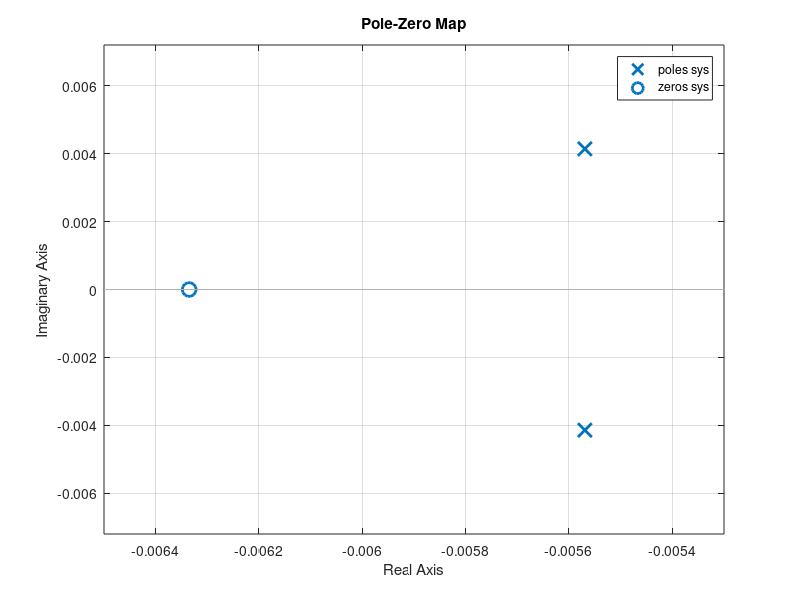

Reproduce this figure in MATLAB. (Note: this script raises an error after producing the figure.)
%% pz_map.m
% Pole-zero map (s-plane) of the CLOSED-LOOP transfer function T(s), using
% MATLAB's built-in pzmap. Every pole and zero gets a small label with its
% location. Saved as .fig and as a 500 dpi .png.
% REQUIRES: Control System Toolbox (R2016b or newer)

clear; close all; clc;

%% ===================== USER INPUT =====================

% --- PI controller gains ---
Kp = 0.022257;
Ki = 0.000141;

% --- Closed-loop transfer function (unity negative feedback) ---
%   T(s) = 96.7*(Kp*s + Ki) / ( 283*s^2 + (1 + 96.7*Kp)*s + 96.7*Ki )
num = 96.7 * [Kp Ki];                            % numerator
den = [283, 1 + 96.7*Kp, 96.7*Ki];               % denominator

% --- Figure name (no extension) ---
fname_pzmap = 'pole_zero_locations';

dpi = 500;

% --- Figure adjustments ---
lwAdd   = 0.75;   % line width added to the default (pt)
fsAdd   = 1;      % font size added to the default (pt)
yPad    = 0.08;   % extra vertical spacing: 8% of the axis range above and below
lblGap  = 0.04;   % distance between marker and label (fraction of y-range)

%% ===================== SYSTEM =====================
sys = tf(num, den);
pol = pole(sys);
zer = zero(sys);

disp('Closed-loop poles:');  disp(pol);
disp('Closed-loop zeros:');  disp(zer);

%% ===================== POLE-ZERO MAP =====================
hfig = figure;
pzmap(sys);
grid on
styleFigure(hfig, lwAdd, fsAdd);                 % thicker lines, larger text

% --- labels next to every pole and zero ---
ax  = visibleAxes(hfig);  ax = ax(1);
pts = [pol(:); zer(:)];
gap = lblGap * diff(ax.YLim);
lbl = gobjects(numel(pts), 1);
for k = 1:numel(pts)
    z = pts(k);
    if abs(imag(z)) < 1e-9*max(1, abs(z)), z = real(z); end   % clean up tiny imaginary parts
    if imag(z) >= 0
        va = 'bottom';  dy =  gap;               % label above the marker
    else
        va = 'top';     dy = -gap;               % label below the marker
    end
    lbl(k) = text(ax, real(z), imag(z) + dy, fmtc(z), ...
        'HorizontalAlignment', 'center', 'VerticalAlignment', va, ...
        'FontSize', ax.FontSize);
end

% --- make sure the labels fit inside the axes ---
xl = ax.XLim;  yl = ax.YLim;
for k = 1:numel(lbl)
    e  = lbl(k).Extent;                          % [x y width height] in data units
    xl = [min(xl(1), e(1)), max(xl(2), e(1)+e(3))];
    yl = [min(yl(1), e(2)), max(yl(2), e(2)+e(4))];
end
ax.XLim = xl;  ax.YLim = yl;
padAxes(hfig, yPad);                       % extra spacing

savefig(hfig, [fname_pzmap '.fig']);
print(hfig, fname_pzmap, '-dpng', ['-r' num2str(dpi)], '-vector');

disp('Done: pole-zero figure saved (.fig and .png).');

%% ===================== LOCAL FUNCTIONS =====================
% (must stay at the END of the script file)

function s = fmtc(z)
    % complex number as text: xxx + yyy i
    if imag(z) >= 0, sg = '+'; else, sg = '-'; end
    s = sprintf('%.4g %s %.4gi', real(z), sg, abs(imag(z)));
end

function ax = visibleAxes(hfig)
    % all visible axes of the figure
    ax = findall(hfig, 'Type', 'axes');
    keep = false(size(ax));
    for k = 1:numel(ax)
        keep(k) = strcmp(char(ax(k).Visible), 'on');
    end
    ax = ax(keep);
end

function padAxes(hfig, xPad, yPad)
    % extend axis limits by a fraction of the current range on each side
    ax = visibleAxes(hfig);
    for k = 1:numel(ax)
        if xPad > 0
            xl = ax(k).XLim;  r = diff(xl);
            ax(k).XLim = xl + xPad*r*[-1 1];
        end
        yl = ax(k).YLim;  r = diff(yl);
        ax(k).YLim = yl + yPad*r*[-1 1];
    end
end

function styleFigure(hfig, lwAdd, fsAdd)
    % thicker lines and larger text (relative to the current values)
    ln = findall(hfig, 'Type', 'line');
    for k = 1:numel(ln)
        ln(k).LineWidth = ln(k).LineWidth + lwAdd;
    end
    fo = findall(hfig, '-property', 'FontSize');
    sz = zeros(size(fo));
    for k = 1:numel(fo)
        sz(k) = fo(k).FontSize;                  % read all sizes first
    end
    for k = 1:numel(fo)
        fo(k).FontSize = sz(k) + fsAdd;
    end
end
